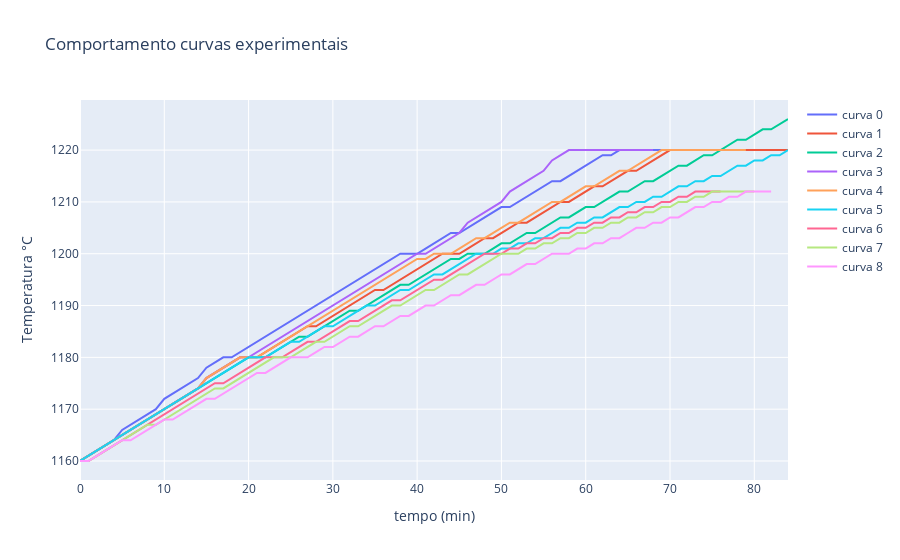

Notebook source saved alongside this figure:
### Code cell
#Plotar curvas e energia de curvas
fig = go.Figure()
tempo = np.arange(0, 85, 1)

i = 0
for curve in curves_exp:
    fig.add_scatter(x = tempo[:len(curve)], y=curve, name = "curva " + str(i), mode = 'lines')
    i+=1
    
fig.update_layout(title = "Comportamento curvas experimentais",
                 xaxis_title = 'tempo (min)',
                 yaxis_title = 'Temperatura °C')
fig
